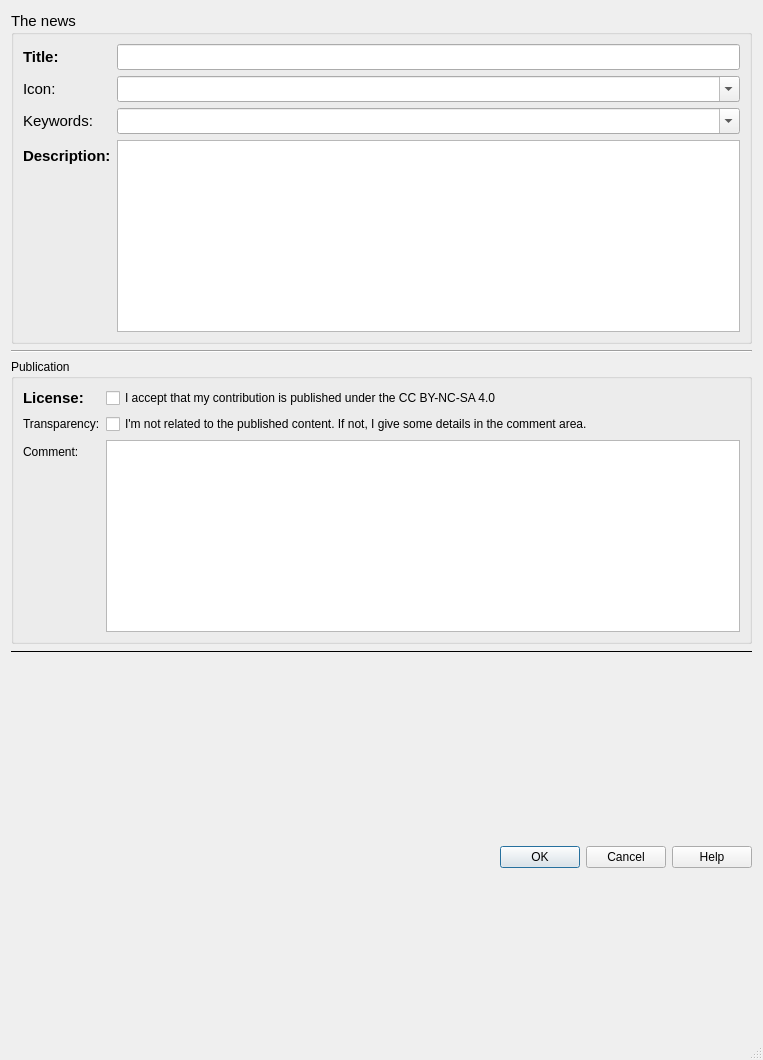
<?xml version="1.0" encoding="UTF-8"?>
<ui version="4.0">
 <class>dlg_form_rdp_news</class>
 <widget class="QDialog" name="dlg_form_rdp_news">
  <property name="geometry">
   <rect>
    <x>0</x>
    <y>0</y>
    <width>763</width>
    <height>1060</height>
   </rect>
  </property>
  <property name="windowTitle">
   <string>GeoRDP - News Form</string>
  </property>
  <property name="windowOpacity">
   <double>0.98</double>
  </property>
  <property name="locale">
   <locale language="English" country="UnitedStates"/>
  </property>
  <property name="sizeGripEnabled">
   <bool>true</bool>
  </property>
  <property name="modal">
   <bool>true</bool>
  </property>
  <layout class="QFormLayout" name="formLayout_2">
   <item row="4" column="0" colspan="2">
    <widget class="QGroupBox" name="grp_news">
     <property name="font">
      <font>
       <pointsize>11</pointsize>
      </font>
     </property>
     <property name="title">
      <string>The news</string>
     </property>
     <property name="flat">
      <bool>false</bool>
     </property>
     <layout class="QFormLayout" name="formLayout_3">
      <item row="0" column="0">
       <widget class="QLabel" name="lbl_title">
        <property name="font">
         <font>
          <pointsize>11</pointsize>
          <weight>75</weight>
          <bold>true</bold>
         </font>
        </property>
        <property name="toolTip">
         <string>The title must be concise and avoid some special characters, especially at the end</string>
        </property>
        <property name="text">
         <string>Title:</string>
        </property>
       </widget>
      </item>
      <item row="0" column="1">
       <widget class="QLineEdit" name="lne_title"/>
      </item>
      <item row="2" column="0">
       <widget class="QLabel" name="lbl_icon">
        <property name="text">
         <string>Icon:</string>
        </property>
       </widget>
      </item>
      <item row="2" column="1">
       <widget class="QComboBox" name="cbb_icon">
        <property name="editable">
         <bool>true</bool>
        </property>
       </widget>
      </item>
      <item row="5" column="0">
       <widget class="QLabel" name="lbl_keywords">
        <property name="text">
         <string>Keywords:</string>
        </property>
       </widget>
      </item>
      <item row="5" column="1">
       <widget class="QComboBox" name="cbb_tags">
        <property name="editable">
         <bool>true</bool>
        </property>
       </widget>
      </item>
      <item row="6" column="0">
       <widget class="QLabel" name="lbl_description">
        <property name="font">
         <font>
          <pointsize>11</pointsize>
          <weight>75</weight>
          <bold>true</bold>
         </font>
        </property>
        <property name="text">
         <string>Description:</string>
        </property>
       </widget>
      </item>
      <item row="6" column="1">
       <widget class="QTextEdit" name="txt_description">
        <property name="cursor" stdset="0">
         <cursorShape>IBeamCursor</cursorShape>
        </property>
        <property name="frameShape">
         <enum>QFrame::StyledPanel</enum>
        </property>
       </widget>
      </item>
     </layout>
    </widget>
   </item>
   <item row="5" column="0" colspan="2">
    <widget class="Line" name="line_2">
     <property name="minimumSize">
      <size>
       <width>150</width>
       <height>0</height>
      </size>
     </property>
     <property name="orientation">
      <enum>Qt::Horizontal</enum>
     </property>
    </widget>
   </item>
   <item row="6" column="0" colspan="2">
    <widget class="QGroupBox" name="grp_meta">
     <property name="title">
      <string>Publication</string>
     </property>
     <layout class="QFormLayout" name="formLayout_4">
      <item row="0" column="0">
       <widget class="QLabel" name="lbl_license">
        <property name="font">
         <font>
          <pointsize>11</pointsize>
          <weight>75</weight>
          <bold>true</bold>
         </font>
        </property>
        <property name="text">
         <string>License:</string>
        </property>
       </widget>
      </item>
      <item row="0" column="1">
       <widget class="QCheckBox" name="chb_license">
        <property name="text">
         <string>I accept that my contribution is published under the CC BY-NC-SA 4.0</string>
        </property>
        <property name="tristate">
         <bool>false</bool>
        </property>
       </widget>
      </item>
      <item row="2" column="1">
       <widget class="QPlainTextEdit" name="txt_comment">
        <property name="maximumBlockCount">
         <number>300</number>
        </property>
       </widget>
      </item>
      <item row="2" column="0">
       <widget class="QLabel" name="lbl_comment">
        <property name="text">
         <string>Comment:</string>
        </property>
       </widget>
      </item>
      <item row="1" column="0">
       <widget class="QLabel" name="label">
        <property name="text">
         <string>Transparency:</string>
        </property>
       </widget>
      </item>
      <item row="1" column="1">
       <widget class="QCheckBox" name="checkBox">
        <property name="text">
         <string>I'm not related to the published content. If not, I give some details in the comment area.</string>
        </property>
       </widget>
      </item>
     </layout>
    </widget>
   </item>
   <item row="7" column="0" colspan="2">
    <widget class="Line" name="line">
     <property name="minimumSize">
      <size>
       <width>10</width>
       <height>0</height>
      </size>
     </property>
     <property name="frameShadow">
      <enum>QFrame::Plain</enum>
     </property>
     <property name="orientation">
      <enum>Qt::Horizontal</enum>
     </property>
    </widget>
   </item>
   <item row="9" column="1">
    <spacer name="verticalSpacer">
     <property name="orientation">
      <enum>Qt::Vertical</enum>
     </property>
     <property name="sizeHint" stdset="0">
      <size>
       <width>20</width>
       <height>40</height>
      </size>
     </property>
    </spacer>
   </item>
   <item row="10" column="1">
    <widget class="QDialogButtonBox" name="btn_box">
     <property name="orientation">
      <enum>Qt::Horizontal</enum>
     </property>
     <property name="standardButtons">
      <set>QDialogButtonBox::Cancel|QDialogButtonBox::Help|QDialogButtonBox::Ok</set>
     </property>
    </widget>
   </item>
   <item row="8" column="1">
    <widget class="AuthoringWidget" name="wdg_author" native="true"/>
   </item>
   <item row="11" column="1">
    <spacer name="verticalSpacer_2">
     <property name="orientation">
      <enum>Qt::Vertical</enum>
     </property>
     <property name="sizeHint" stdset="0">
      <size>
       <width>20</width>
       <height>40</height>
      </size>
     </property>
    </spacer>
   </item>
  </layout>
 </widget>
 <customwidgets>
  <customwidget>
   <class>AuthoringWidget</class>
   <extends>QWidget</extends>
   <header>qtribu.gui.wdg_authoring</header>
   <container>1</container>
  </customwidget>
 </customwidgets>
 <resources/>
 <connections>
  <connection>
   <sender>btn_box</sender>
   <signal>accepted()</signal>
   <receiver>dlg_form_rdp_news</receiver>
   <slot>accept()</slot>
   <hints>
    <hint type="sourcelabel">
     <x>248</x>
     <y>254</y>
    </hint>
    <hint type="destinationlabel">
     <x>157</x>
     <y>274</y>
    </hint>
   </hints>
  </connection>
  <connection>
   <sender>btn_box</sender>
   <signal>rejected()</signal>
   <receiver>dlg_form_rdp_news</receiver>
   <slot>reject()</slot>
   <hints>
    <hint type="sourcelabel">
     <x>316</x>
     <y>260</y>
    </hint>
    <hint type="destinationlabel">
     <x>286</x>
     <y>274</y>
    </hint>
   </hints>
  </connection>
 </connections>
</ui>
